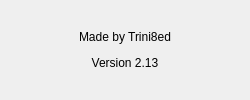
<?xml version="1.0" encoding="UTF-8"?>
<ui version="4.0">
 <class>About</class>
 <widget class="QDialog" name="About">
  <property name="geometry">
   <rect>
    <x>0</x>
    <y>0</y>
    <width>250</width>
    <height>100</height>
   </rect>
  </property>
  <property name="sizePolicy">
   <sizepolicy hsizetype="Fixed" vsizetype="Fixed">
    <horstretch>0</horstretch>
    <verstretch>0</verstretch>
   </sizepolicy>
  </property>
  <property name="minimumSize">
   <size>
    <width>250</width>
    <height>100</height>
   </size>
  </property>
  <property name="maximumSize">
   <size>
    <width>250</width>
    <height>100</height>
   </size>
  </property>
  <property name="windowTitle">
   <string>About Me</string>
  </property>
  <layout class="QGridLayout" name="gridLayout">
   <item row="0" column="0">
    <widget class="QLabel" name="label">
     <property name="styleSheet">
      <string notr="true">font: 75 14pt &quot;MS Shell Dlg 2&quot;;</string>
     </property>
     <property name="text">
      <string>&lt;html&gt;&lt;head/&gt;&lt;body&gt;&lt;p align=&quot;center&quot;&gt;Made by Trini8ed&lt;/p&gt;&lt;p align=&quot;center&quot;&gt;Version 2.13&lt;/p&gt;&lt;/body&gt;&lt;/html&gt;</string>
     </property>
    </widget>
   </item>
  </layout>
 </widget>
 <resources/>
 <connections/>
</ui>
